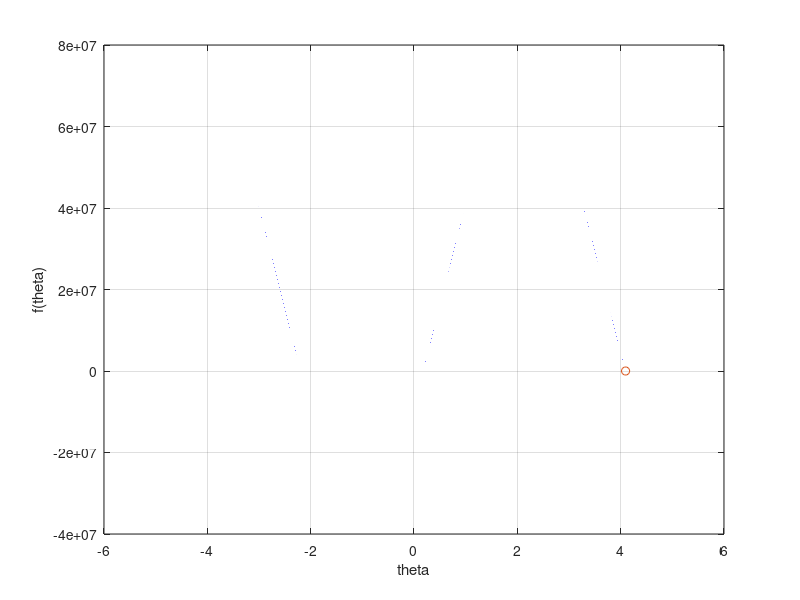

Write the MATLAB code that produced this figure. (Note: this script raises an error after producing the figure.)
clc;
clear all;
close all;

Wb = 1.663*10^6
Ws = 195000
Ts = 1.125*10^6
Tb = 5.30*10^6
%theta = 0:0.001:1;

momentequ = @(theta) (4*Tb) + (24*Ws) + (38*Ts*sin(theta)) - (24*Ts*cos(theta)) - (4*Wb);
dmomentequ = @(theta) (38*Ts*cos(theta)) + (24*Ts*sin(theta))

theta = -5:0.00001:5;
y = feval(momentequ,theta);

figure(3)
plot(theta,y);
xlabel('theta');
ylabel('f(theta)');
hold on;
plot(4.095010, 0.080550, 'o');
grid on;
hold off;

r = newton(momentequ,dmomentequ,3,0.001,10)
